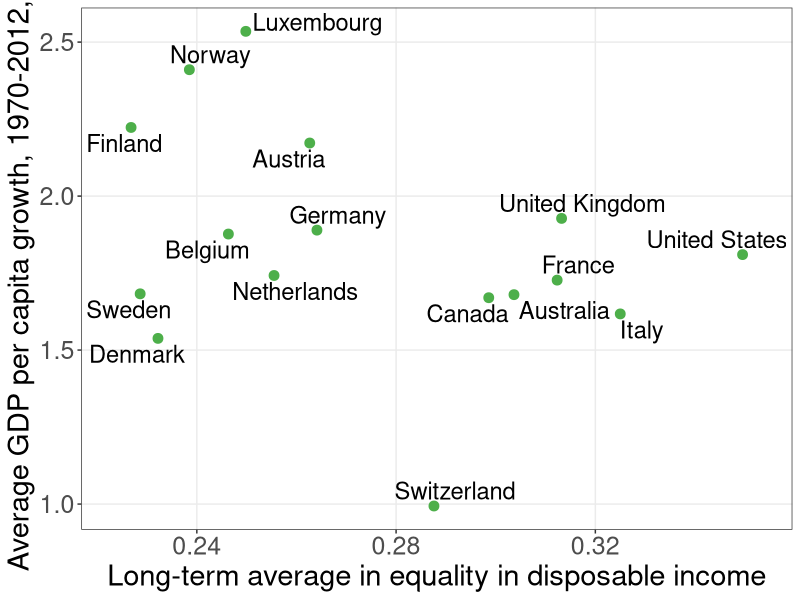

Source code (R):
library(tidyverse)
library(ggrepel)
library(readxl)

inGDP <- read_excel("capitalism/ineq_growth.xlsx")

p <- 
  inGDP %>%
  #filter(country != "Australia") %>%
  ggplot(aes(x = avgini, y = avgdpgrowth)) +
  geom_point(color = "#4DAF4A", size = 3) +
  geom_text_repel(aes(label = country), size = 6, point.padding = 0.09) + 
  labs(x = "Long-term average in equality in disposable income",
       y = "Average GDP per capita growth, 1970-2012, %") +
  scale_x_continuous(expand = c(0, .01)) +
  theme_bw() + 
  theme(panel.grid.minor = element_blank(),
        axis.title = element_text(size = 21),
        axis.text = element_text(size = 18))

ggsave(file = "capitalism/ineq_gdp_oecd.pdf", width = 9, height = 7, units = "in")
